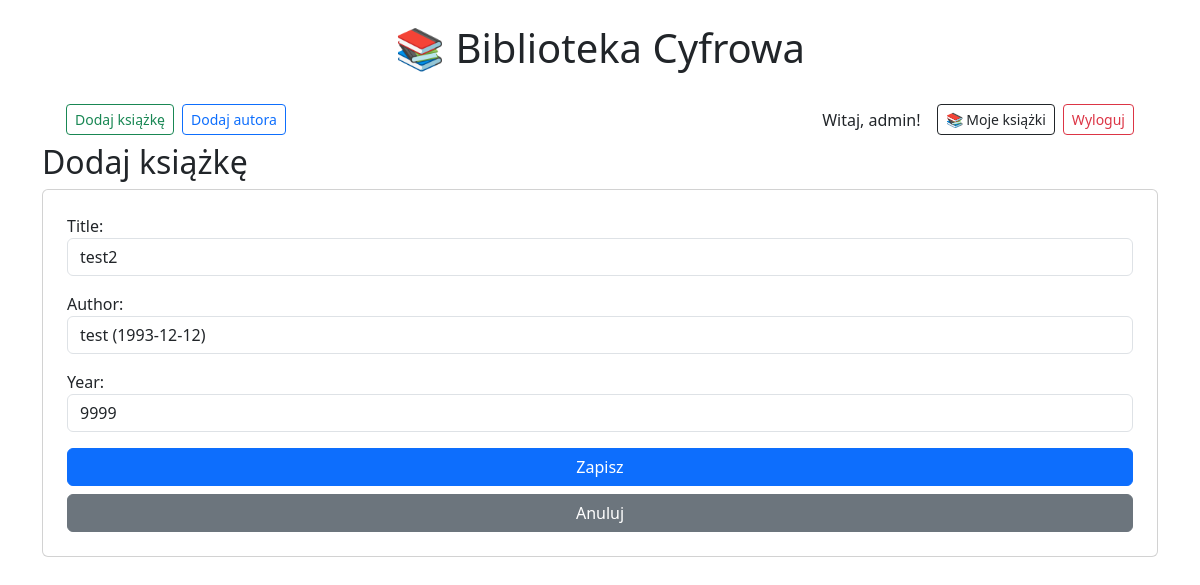
Page /edit/2/ (signed in) on the committed database.
### library/models.py (models this page shows, shortened)
class Book(models.Model):
    title = models.CharField(max_length=255)
    author = models.ForeignKey(Author, on_delete=models.CASCADE)
    year = models.PositiveIntegerField()
    is_borrowed = models.BooleanField(default=False)

### library/views.py (the view)
# urls.py: path('edit/<int:pk>/', views.book_edit, name='book_edit'),
@user_passes_test(is_admin)
def book_edit(request, pk):
    book = get_object_or_404(Book, pk=pk)
    if request.method == 'POST':
        form = BookForm(request.POST, instance=book)
        if form.is_valid():
            form.save()
            return redirect('book_list')
    else:
        form = BookForm(instance=book)
    return render(request, 'library/book_form.html', {'form': form})

### library/forms.py
class BookForm(forms.ModelForm):
    class Meta:
        model = Book
        fields = ['title', 'author', 'year']
        widgets = {
            'title': TextInput(attrs={'class': 'form-control'}),
            'author': Select(attrs={'class': 'form-control'}),
            'year': NumberInput(attrs={'class': 'form-control'}),
        }

### library/models.py (called while the page is built)
    def __str__(self):
        return f"{self.name} ({self.birth_date})"

### library/views.py (called while the page is built)
def is_admin(user):
    return user.is_superuser

### templates/library/book_form.html (shortened to what this page needs)
{% extends 'library/base.html' %}
{% block content %}
<h2>Dodaj książkę</h2>
<form method="post" class="card p-4">
    {{ form.as_p }}
    <button type="submit" class="btn btn-primary mb-2">Zapisz</button>
    <a href="{% url 'book_list' %}" class="btn btn-secondary">Anuluj</a>
</form>
{% endblock %}

### templates/library/base.html (shortened to what this page needs)
<!DOCTYPE html>
<html lang="pl">
<head>
    <link href="https://cdn.jsdelivr.net/npm/bootstrap@5.3.3/dist/css/bootstrap.min.css" rel="stylesheet">
</head>
<body class="container mt-4">
    <h1 class="mb-4 text-center">📚 Biblioteka Cyfrowa</h1>
    <nav class="navbar navbar-expand-lg navbar-light px-4">
        {% if user.is_superuser %}
        <div class="me-auto d-flex gap-2">
            <a href="{% url 'book_create' %}" class="btn btn-sm btn-outline-success">Dodaj książkę</a>
            <a href="{% url 'author_create' %}" class="btn btn-sm btn-outline-primary">Dodaj autora</a>
        </div>
        {% endif %}
        <div class="ms-auto d-flex align-items-center gap-2">
            {% if user.is_authenticated %}
                <span class="me-2">Witaj, {{ user.username }}!</span>
                <a href="{% url 'my_borrows' %}" class="btn btn-sm btn-outline-dark">📚 Moje książki</a>
                <form action="{% url 'logout' %}" method="post" style="display: inline;">
                    <button type="submit" class="btn btn-sm btn-outline-danger">Wyloguj</button>
                </form>
            {% else %}
                <a href="{% url 'login' %}" class="btn btn-sm btn-outline-primary">Zaloguj</a>
                <a href="{% url 'register' %}" class="btn btn-sm btn-outline-success">Zarejestruj się</a>
            {% endif %}
        </div>
    </nav>
    {% block content %}
    {% endblock %}
</body>
</html>

### rows in the picture
Book: title "test2", author "test (1993-12-12)", year "9999"

### other values in the picture
{{ user.username }} "admin"
